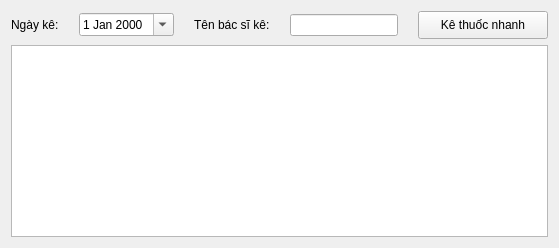
        <widget class="QWidget" name="precribe_tab">
         <attribute name="title">
          <string>Kê thuốc</string>
         </attribute>
         <layout class="QVBoxLayout" name="verticalLayout_10">
          <item>
           <layout class="QHBoxLayout" name="horizontalLayout_45">
            <property name="spacing">
             <number>20</number>
            </property>
            <item>
             <layout class="QHBoxLayout" name="horizontalLayout_44">
              <item>
               <widget class="QLabel" name="precribedDate_label">
                <property name="sizePolicy">
                 <sizepolicy hsizetype="Maximum" vsizetype="Preferred">
                  <horstretch>0</horstretch>
                  <verstretch>0</verstretch>
                 </sizepolicy>
                </property>
                <property name="text">
                 <string>Ngày kê:</string>
                </property>
               </widget>
              </item>
              <item>
               <widget class="QDateEdit" name="precribedDate_dateEdit">
                <property name="calendarPopup">
                 <bool>true</bool>
                </property>
               </widget>
              </item>
             </layout>
            </item>
            <item>
             <layout class="QHBoxLayout" name="horizontalLayout_43">
              <item>
               <widget class="QLabel" name="precribingDoctorName_label">
                <property name="sizePolicy">
                 <sizepolicy hsizetype="Maximum" vsizetype="Preferred">
                  <horstretch>0</horstretch>
                  <verstretch>0</verstretch>
                 </sizepolicy>
                </property>
                <property name="text">
                 <string>Tên bác sĩ kê:</string>
                </property>
               </widget>
              </item>
              <item>
               <widget class="QLineEdit" name="precribingDoctorName_lineEdit"/>
              </item>
             </layout>
            </item>
            <item>
             <widget class="QPushButton" name="quickPrecribe_pushButton">
              <property name="sizePolicy">
               <sizepolicy hsizetype="Maximum" vsizetype="Fixed">
                <horstretch>0</horstretch>
                <verstretch>0</verstretch>
               </sizepolicy>
              </property>
              <property name="minimumSize">
               <size>
                <width>130</width>
                <height>28</height>
               </size>
              </property>
              <property name="text">
               <string>Kê thuốc nhanh</string>
              </property>
             </widget>
            </item>
           </layout>
          </item>
          <item>
           <widget class="QTableWidget" name="precibedMedicines_tableWidget"/>
          </item>
         </layout>
        </widget>
